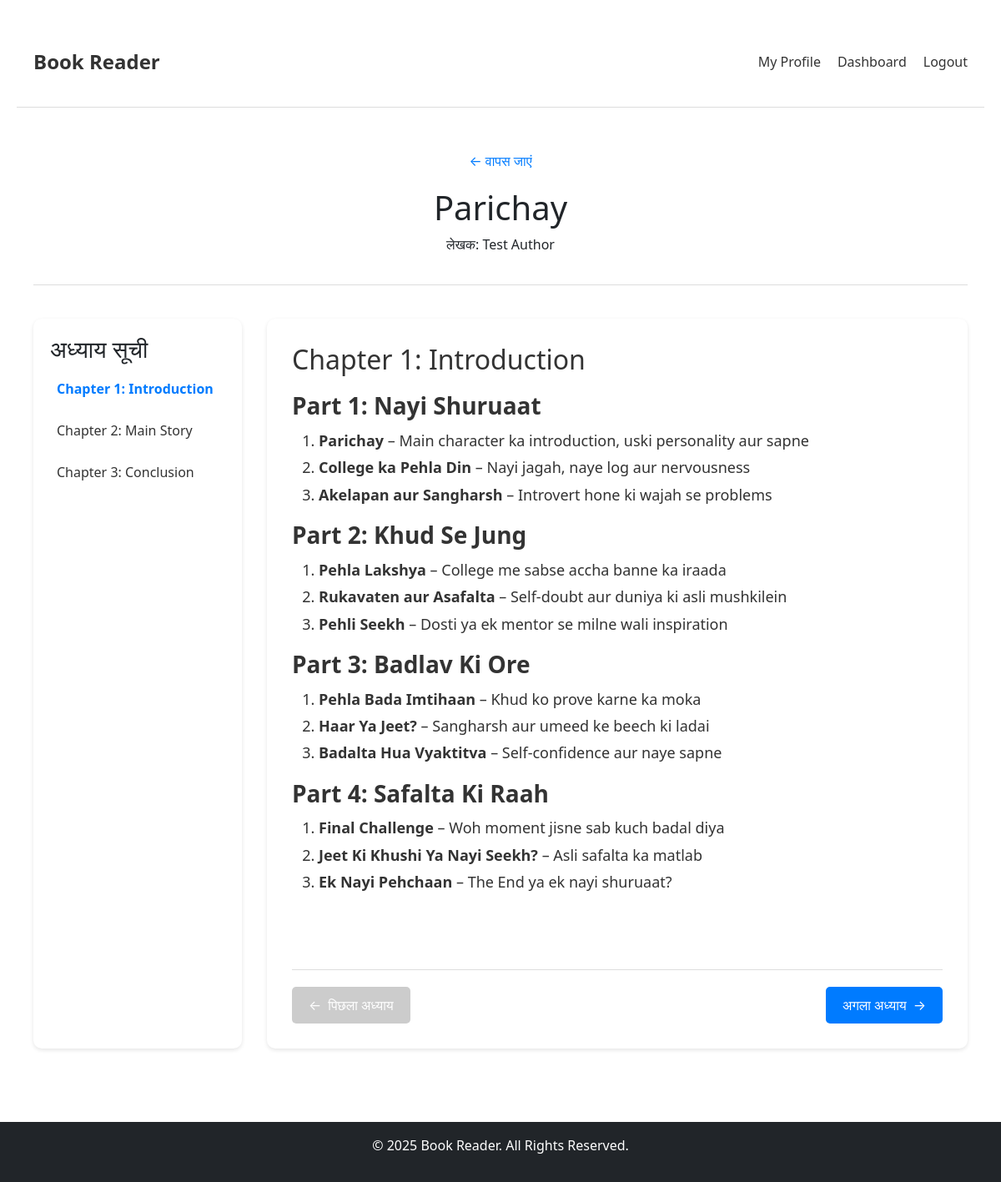
Page /book/1 (signed in) on the committed database.
### models.py (models this page shows)
class Book(db.Model):
    id = db.Column(db.Integer, primary_key=True)
    title = db.Column(db.String(200), nullable=False)
    author = db.Column(db.String(100))
    content = db.Column(db.Text)
    chapters = db.relationship('Chapter', backref='book', lazy=True, order_by="Chapter.created_date")
    category = db.Column(db.String(50))
    cover_image = db.Column(db.String(200))
    published_date = db.Column(db.Date)
    rating = db.Column(db.Float, default=0.0)
    total_ratings = db.Column(db.Integer, default=0)

class Chapter(db.Model):
    id = db.Column(db.Integer, primary_key=True)
    title = db.Column(db.String(200), nullable=False)
    content = db.Column(db.Text)
    created_date = db.Column(db.DateTime, default=datetime.utcnow)
    book_id = db.Column(db.Integer, db.ForeignKey('book.id'), nullable=False)

### app.py (the view)
@app.route('/book/<int:id>')
def read_book(id):
    if 'user_id' not in session:
        flash("Please login to read books", "warning")
        return redirect(url_for("login"))
    user = User.query.get(session['user_id'])
    if not user.has_active_subscription():
        flash("Please subscribe to read books", "warning")
        return redirect(url_for("subscribe"))
    book = Book.query.get_or_404(id)
    chapter_id = request.args.get('chapter', None)
    current_chapter = None
    if chapter_id:
        current_chapter = Chapter.query.get_or_404(chapter_id)
    else:
        current_chapter = book.chapters[0] if book.chapters else None
    next_chapter = None
    prev_chapter = None
    if current_chapter:
        chapters = book.chapters
        current_index = chapters.index(current_chapter)
        if current_index > 0:
            prev_chapter = chapters[current_index - 1]
        if current_index < len(chapters) - 1:
            next_chapter = chapters[current_index + 1]
    return render_template('read.html',
                         book=book,
                         current_chapter=current_chapter,
                         next_chapter=next_chapter,
                         prev_chapter=prev_chapter)

### app.py (called while the page is built)
@app.context_processor
def utility_processor():
    return {
        'get_user': get_current_user
    }

### models.py (called while the page is built)
    def has_active_subscription(self):
        if not self.subscription:
            return False
        current_sub = self.subscription[-1] if self.subscription else None
        if current_sub and current_sub.status == 'active' and current_sub.end_date > datetime.utcnow():
            return True
        return False

### templates/read.html (shortened to what this page needs)
{% extends "base.html" %}
{% block content %}
<div class="book-container">
    <div class="book-header">
        <a href="{{ url_for('home') }}" class="back-btn">← वापस जाएं</a>
        <h1>{{ book.title }}</h1>
        <p class="author">लेखक: {{ book.author }}</p>
    </div>
    <div class="book-navigation">
        <div class="chapter-list">
            <h3>अध्याय सूची</h3>
            <ul>
                {% for chapter in book.chapters %}
                <li class="{% if chapter.id == current_chapter.id %}active{% endif %}">
                    <a href="#chapter-{{ chapter.id }}" class="chapter-link" data-chapter="{{ chapter.id }}">
                        {{ chapter.title }}
                    </a>
                </li>
                {% endfor %}
            </ul>
        </div>
        <div class="reading-area">
            {% if book.chapters %}
                <div class="chapter-content" id="chapter-content">
                    {% for chapter in book.chapters %}
                    <div class="chapter" id="chapter-{{ chapter.id }}" {% if not loop.first %}style="display: none;"{% endif %}>
                        <h2>{{ chapter.title }}</h2>
                        <div class="content">
                            {{ chapter.content|safe }}
                        </div>
                    </div>
                    {% endfor %}
                </div>
                <div class="page-controls">
                    <button id="prev-chapter" class="page-btn" {% if not prev_chapter %}disabled{% endif %}>
                        <span>←</span> पिछला अध्याय
                    </button>
                    <button id="next-chapter" class="page-btn" {% if not next_chapter %}disabled{% endif %}>
                        अगला अध्याय <span>→</span>
                    </button>
                </div>
            {% else %}
                <div class="no-chapters">
                    <p>इस पुस्तक में अभी कोई अध्याय नहीं है।</p>
                </div>
            {% endif %}
        </div>
    </div>
</div>
{% endblock %}

### static/style.css (style rules this page uses)
.back-btn { display: inline-block; margin-bottom: 20px; text-decoration: none; color: #007bff; }

### templates/read.html (style rules this page uses)
.book-container { max-width: 1200px; margin: 0 auto; padding: 20px; }
.book-header { text-align: center; margin-bottom: 40px; padding-bottom: 20px; border-bottom: 1px solid #ddd; }
.book-navigation { display: grid; grid-template-columns: 250px 1fr; gap: 30px; }
.chapter-list { background: white; padding: 20px; border-radius: 10px; box-shadow: 0 2px 5px rgba(0,0,0,0.1); }
.chapter-list ul { list-style: none; padding: 0; margin: 0; }
.chapter-list li { margin: 10px 0; }
.chapter-list li.active a { color: #007bff; font-weight: bold; }
.chapter-link { color: #333; text-decoration: none; display: block; padding: 8px; border-radius: 5px; transition: background 0.3s; }
.reading-area { background: white; padding: 30px; border-radius: 10px; box-shadow: 0 2px 5px rgba(0,0,0,0.1); }
.chapter { max-width: 800px; margin: 0 auto; }
.chapter h2 { color: #333; margin-bottom: 20px; }
.content { font-size: 18px; line-height: 1.8; color: #333; }
.page-controls { display: flex; justify-content: space-between; margin-top: 40px; padding-top: 20px; border-top: 1px solid #ddd; }
.page-btn { background: #007bff; color: white; border: none; padding: 10px 20px; border-radius: 5px; cursor: pointer; display: flex; align-items: center; gap: 8px; }
.page-btn:disabled { background: #ccc; cursor: not-allowed; }

### rows in the picture
Book: title "Parichay", author "Test Author"
Chapter: title "Chapter 1: Introduction", content "Part 1: Nayi Shuruaat Parichay – Main character ka introduction, uski personality aur sapne College ka Pehla Din – Nayi jagah, naye log aur nervousness Akelapan aur Sangharsh – Introvert hone ki wajah se problems Part 2: Khud Se Jung Pehla Lakshya – College me sabse accha banne ka iraada Rukavaten aur Asafalta – Self-doubt aur duniya ki asli mushkilein Pehli Seekh – Dosti ya ek mentor se milne wali inspiration Part 3: Badlav Ki Ore Pehla Bada Imtihaan – Khud ko prove karne ka moka Haar Ya Jeet? – Sangharsh aur umeed ke beech ki ladai Badalta Hua Vyaktitva – Self-confidence aur naye sapne Part 4: Safalta Ki Raah Final Challenge – Woh moment jisne sab kuch badal diya Jeet Ki Khushi Ya Nayi…"
Chapter: title "Chapter 2: Main Story"
Chapter: title "Chapter 3: Conclusion"
